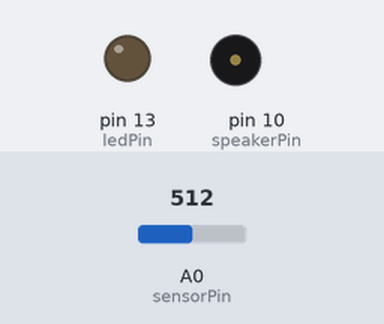
Recording of a sketch running on a simulated Arduino Uno, built with avr-gcc and run on an emulated ATmega328P. On the bench: output pins drawn as LEDs (lit = HIGH), buzzer (waves = sounding). The test bench sets the inputs (shaded band); at power-on: A0 (sensorPin) = 512. Pins used as bus, display or sensor lines are not drawn; what the sketch prints to the serial monitor is not drawn.

Above: at 0.01 s.
At 1.2 s:
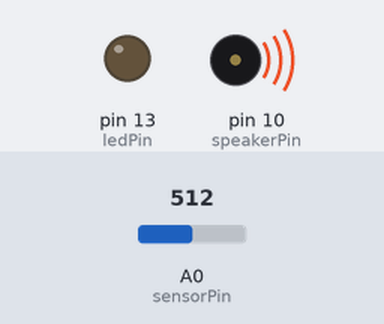
1.3 s: A0 (sensorPin) set to 109
4.3 s: A0 (sensorPin) set to 93
At 5.3 s:
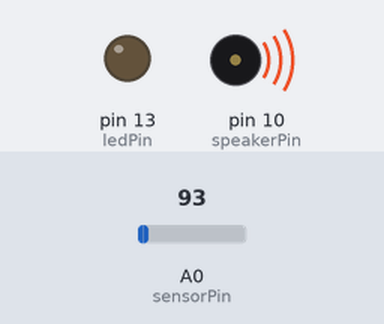
Timing chart, 0 to 7.3 s (numbered marks = the images above; inputs shaded):
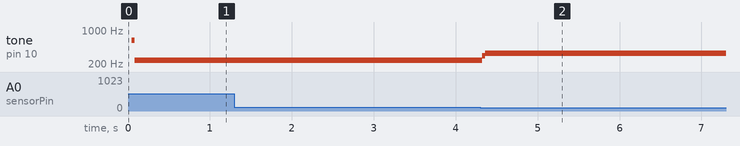

The sketch:

photoCell_frequency_ForStudents.ino
```cpp
int sensorPin = A0;    // select the input pin for the potentiometer
int ledPin = 13;      // select the pin for the LED
int sensorValue = 0;  // variable to store the value coming from the sensor
int threshold = 0;
int speakerPin = 10;
void setup() {
  // declare the ledPin as an OUTPUT:
  pinMode(ledPin, OUTPUT);
  pinMode(speakerPin, OUTPUT);
  // open the serial port at 9600 bps:
  Serial.begin(9600);
}

void loop() {
  // read the value from the sensor:
  sensorValue = analogRead(sensorPin);
  Serial.print(sensorValue);
  Serial.print("\t");
  // use the sensorValue to determine how
  // long between the speaker going back
  // and forth:
  digitalWrite(speakerPin, HIGH);
  delayMicroseconds(sensorValue);
  digitalWrite(speakerPin, LOW);
  delayMicroseconds(sensorValue);
  // Challenge: change what is in the
  // delayMicroseconds commands above so that the
  // minimum frequency you speaker plays is
  // 200 Hz and the maximum is 2 kHz.

  // Hint: Notice that the sensorVal that is being
  // printed in that window has a minimum of ~200
  // when there is lots of light and max of ~800 when
  // there is no light.  We want to turn numbers between
  // 200 and 800 into numbers between 200 and 2000.
  // Can you write a math equation that can do this?
  // Hint 2: You may need to use the slope formula and
  // find a y-intercept Once you have that formula
  // you'll need to change from frequency to period
  // since delayMicroseconds will delay for the
  // period you specify before moving the speaker
  // with digitalWrite
}
```

Measured:
- after the input at 1.3 s, every drawn part: stays the same
- after the input at 4.3 s, tone on pin 10 (speakerPin): 240 Hz → 298 Hz at once, → 334 Hz 0.04 s later
